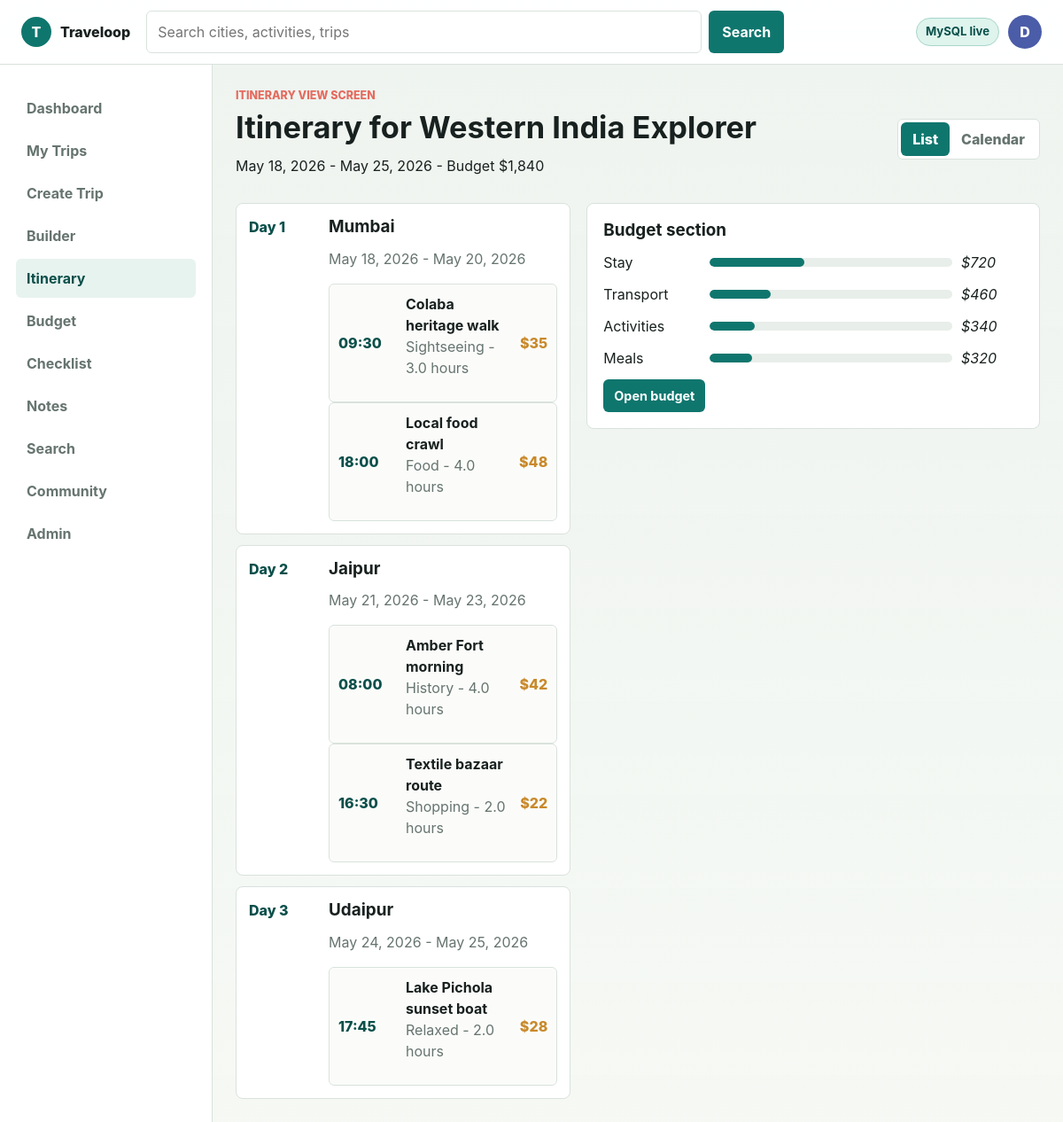
Screenshot of /trips/1 with the database file from the repository.
### tables this page shows
CREATE TABLE trips (
    id INT UNSIGNED AUTO_INCREMENT PRIMARY KEY,
    user_id INT UNSIGNED NOT NULL,
    name VARCHAR(160) NOT NULL,
    description TEXT NULL,
    start_date DATE NULL,
    end_date DATE NULL,
    cover_photo VARCHAR(255) NULL,
    budget_limit DECIMAL(10,2) NOT NULL DEFAULT 0,
    status ENUM('ongoing', 'upcoming', 'completed') NOT NULL DEFAULT 'upcoming',
    visibility ENUM('private', 'friends', 'public') NOT NULL DEFAULT 'private',
    share_code VARCHAR(40) NOT NULL UNIQUE,
    created_at TIMESTAMP DEFAULT CURRENT_TIMESTAMP,
    updated_at TIMESTAMP DEFAULT CURRENT_TIMESTAMP ON UPDATE CURRENT_TIMESTAMP,
    CONSTRAINT fk_trips_user FOREIGN KEY (user_id) REFERENCES users(id) ON DELETE CASCADE
);

CREATE TABLE trip_stops (
    id INT UNSIGNED AUTO_INCREMENT PRIMARY KEY,
    trip_id INT UNSIGNED NOT NULL,
    city_id INT UNSIGNED NOT NULL,
    start_date DATE NULL,
    end_date DATE NULL,
    sort_order INT UNSIGNED NOT NULL DEFAULT 1,
    note TEXT NULL,
    created_at TIMESTAMP DEFAULT CURRENT_TIMESTAMP,
    CONSTRAINT fk_stops_trip FOREIGN KEY (trip_id) REFERENCES trips(id) ON DELETE CASCADE,
    CONSTRAINT fk_stops_city FOREIGN KEY (city_id) REFERENCES cities(id) ON DELETE RESTRICT
);

CREATE TABLE cities (
    id INT UNSIGNED AUTO_INCREMENT PRIMARY KEY,
    name VARCHAR(140) NOT NULL,
    country VARCHAR(120) NOT NULL,
    region VARCHAR(120) NOT NULL,
    cost_index INT UNSIGNED NOT NULL DEFAULT 50,
    popularity INT UNSIGNED NOT NULL DEFAULT 50,
    image VARCHAR(255) NULL,
    summary TEXT NULL,
    created_at TIMESTAMP DEFAULT CURRENT_TIMESTAMP
);

CREATE TABLE stop_activities (
    id INT UNSIGNED AUTO_INCREMENT PRIMARY KEY,
    stop_id INT UNSIGNED NOT NULL,
    activity_id INT UNSIGNED NOT NULL,
    scheduled_time TIME NULL,
    notes TEXT NULL,
    created_at TIMESTAMP DEFAULT CURRENT_TIMESTAMP,
    CONSTRAINT fk_stop_activities_stop FOREIGN KEY (stop_id) REFERENCES trip_stops(id) ON DELETE CASCADE,
    CONSTRAINT fk_stop_activities_activity FOREIGN KEY (activity_id) REFERENCES activities(id) ON DELETE CASCADE
);

CREATE TABLE activities (
    id INT UNSIGNED AUTO_INCREMENT PRIMARY KEY,
    city_id INT UNSIGNED NULL,
    name VARCHAR(160) NOT NULL,
    type VARCHAR(80) NOT NULL,
    duration_hours DECIMAL(4,1) NOT NULL DEFAULT 1,
    cost DECIMAL(10,2) NOT NULL DEFAULT 0,
    summary TEXT NULL,
    image VARCHAR(255) NULL,
    created_at TIMESTAMP DEFAULT CURRENT_TIMESTAMP,
    CONSTRAINT fk_activities_city FOREIGN KEY (city_id) REFERENCES cities(id) ON DELETE SET NULL
);

### app/Views/pages/itinerary.php (the view)
<section class="page-head">
    <div>
        <p class="eyebrow">Itinerary View Screen</p>
        <h1>Itinerary for <?= e($trip['name']) ?></h1>
        <p><?= e(date_range($trip['start_date'], $trip['end_date'])) ?> - Budget <?= money($budget['total']) ?></p>
    </div>
    <div class="segmented" role="group" aria-label="View mode">
        <button class="is-active" type="button">List</button>
        <button type="button">Calendar</button>
    </div>
</section>
<section class="itinerary-layout">
    <div class="timeline">
        <?php foreach ($stops as $day => $stop): ?>
            <article class="timeline-day">
                <div class="day-marker">Day <?= $day + 1 ?></div>
                <div class="timeline-body">
                    <h2><?= e($stop['city_name']) ?></h2>
                    <p><?= e(date_range($stop['start_date'], $stop['end_date'])) ?></p>
                    <?php foreach ($stop['activities'] ?? [] as $activity): ?>
                        <div class="timeline-activity">
                            <span><?= e(substr($activity['scheduled_time'] ?? '09:00', 0, 5)) ?></span>
                            <div>
                                <strong><?= e($activity['name']) ?></strong>
                                <p><?= e($activity['type']) ?> - <?= e($activity['duration_hours']) ?> hours</p>
                            </div>
                            <em><?= money($activity['cost']) ?></em>
                        </div>
                    <?php endforeach; ?>
                </div>
            </article>
        <?php endforeach; ?>
    </div>
    <aside class="budget-strip">
        <h2>Budget section</h2>
        <?php foreach ($budget['items'] as $item): ?>
            <?php $width = max(8, ((float) $item['total'] / (float) $budget['total']) * 100); ?>
            <div class="bar-row">
                <span><?= e($item['category']) ?></span>
                <div><i style="width: <?= e((string) $width) ?>%"></i></div>
                <em><?= money($item['total']) ?></em>
            </div>
        <?php endforeach; ?>
        <a class="button small" href="<?= url('/trips/' . $trip['id'] . '/budget') ?>">Open budget</a>
    </aside>
</section>

### app/Core/Router.php (shortened to what the rows shown need)
<?php
final class Router
{
    private array $routes = [];
    private function add(string $method, string $pattern, callable|array $handler): void
    {
        $this->routes[] = [
            'method' => $method,
            'pattern' => $pattern,
            'regex' => $this->compile($pattern),
            'handler' => $handler,
        ];
    }
    public function dispatch(string $method, string $uri): void
    {
        $path = parse_url($uri, PHP_URL_PATH) ?: '/';
        $path = '/' . trim($path, '/');
        foreach ($this->routes as $route) {
            if ($route['method'] !== $method) {
                continue;
            }
            if (preg_match($route['regex'], $path, $matches)) {
                $params = array_filter($matches, 'is_string', ARRAY_FILTER_USE_KEY);
                call_user_func_array($route['handler'], $params);
                return;
            }
        }
    }
    private function compile(string $pattern): string
    {
        $regex = preg_replace('#\{([a-zA-Z_][a-zA-Z0-9_]*)\}#', '(?P<$1>[^/]+)', $pattern);
        return '#^' . $regex . '$#';
    }
}

### rows the page displays
trips: name "Western India Explorer", date_range($trip['start_date'], $trip['end_date']) "May 18, 2026 - May 25, 2026"
trip_stops: city.name "Mumbai", date_range($stop['start_date'], $stop['end_date']) "May 18, 2026 - May 20, 2026"
stop_activities: scheduled_time "09:30", activity.name "Colaba heritage walk", activity.type "Sightseeing", activity.duration_hours "3.0", activity.cost "$35"
stop_activities: scheduled_time "18:00", activity.name "Local food crawl", activity.type "Food", activity.duration_hours "4.0", activity.cost "$48"
trip_stops: city.name "Jaipur", date_range($stop['start_date'], $stop['end_date']) "May 21, 2026 - May 23, 2026"
stop_activities: scheduled_time "08:00", activity.name "Amber Fort morning", activity.type "History", activity.duration_hours "4.0", activity.cost "$42"
stop_activities: scheduled_time "16:30", activity.name "Textile bazaar route", activity.type "Shopping", activity.duration_hours "2.0", activity.cost "$22"
trip_stops: city.name "Udaipur", date_range($stop['start_date'], $stop['end_date']) "May 24, 2026 - May 25, 2026"
stop_activities: scheduled_time "17:45", activity.name "Lake Pichola sunset boat", activity.type "Relaxed", activity.duration_hours "2.0", activity.cost "$28"

### other values shown
$item['category'] "Stay"
money($item['total']) "$720"
$item['category'] "Transport"
money($item['total']) "$460"
$item['category'] "Activities"
money($item['total']) "$340"
$item['category'] "Meals"
money($item['total']) "$320"
